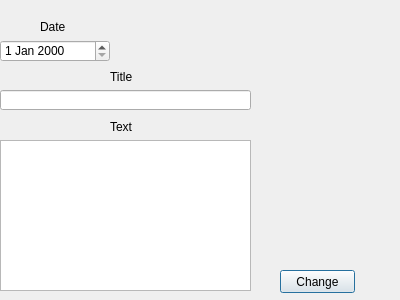
<?xml version="1.0" encoding="UTF-8"?>
<ui version="4.0">
 <class>Dialog</class>
 <widget class="QDialog" name="Dialog">
  <property name="geometry">
   <rect>
    <x>0</x>
    <y>0</y>
    <width>400</width>
    <height>300</height>
   </rect>
  </property>
  <property name="windowTitle">
   <string>Dialog</string>
  </property>
  <widget class="QLabel" name="label">
   <property name="geometry">
    <rect>
     <x>40</x>
     <y>20</y>
     <width>46</width>
     <height>13</height>
    </rect>
   </property>
   <property name="text">
    <string>Date</string>
   </property>
  </widget>
  <widget class="QLabel" name="label_2">
   <property name="geometry">
    <rect>
     <x>110</x>
     <y>70</y>
     <width>46</width>
     <height>13</height>
    </rect>
   </property>
   <property name="text">
    <string>Title</string>
   </property>
  </widget>
  <widget class="QLineEdit" name="to_change_title_line">
   <property name="geometry">
    <rect>
     <x>0</x>
     <y>90</y>
     <width>251</width>
     <height>20</height>
    </rect>
   </property>
   <property name="text">
    <string/>
   </property>
  </widget>
  <widget class="QLabel" name="label_3">
   <property name="geometry">
    <rect>
     <x>110</x>
     <y>120</y>
     <width>46</width>
     <height>13</height>
    </rect>
   </property>
   <property name="text">
    <string>Text</string>
   </property>
  </widget>
  <widget class="QTextEdit" name="to_chang_text_line">
   <property name="geometry">
    <rect>
     <x>0</x>
     <y>140</y>
     <width>251</width>
     <height>151</height>
    </rect>
   </property>
  </widget>
  <widget class="QPushButton" name="to_change_button">
   <property name="geometry">
    <rect>
     <x>280</x>
     <y>270</y>
     <width>75</width>
     <height>23</height>
    </rect>
   </property>
   <property name="text">
    <string>Change</string>
   </property>
  </widget>
  <widget class="QDateEdit" name="dateEdit">
   <property name="geometry">
    <rect>
     <x>0</x>
     <y>40</y>
     <width>110</width>
     <height>22</height>
    </rect>
   </property>
  </widget>
 </widget>
 <resources/>
 <connections/>
</ui>
